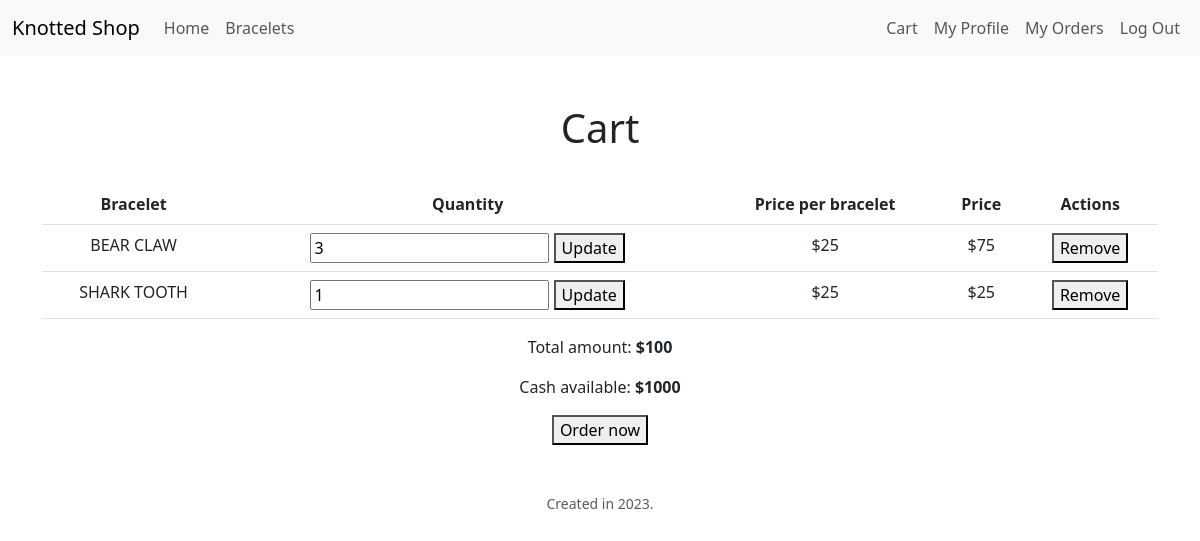
Before: /cart (signed in) with the older database file.
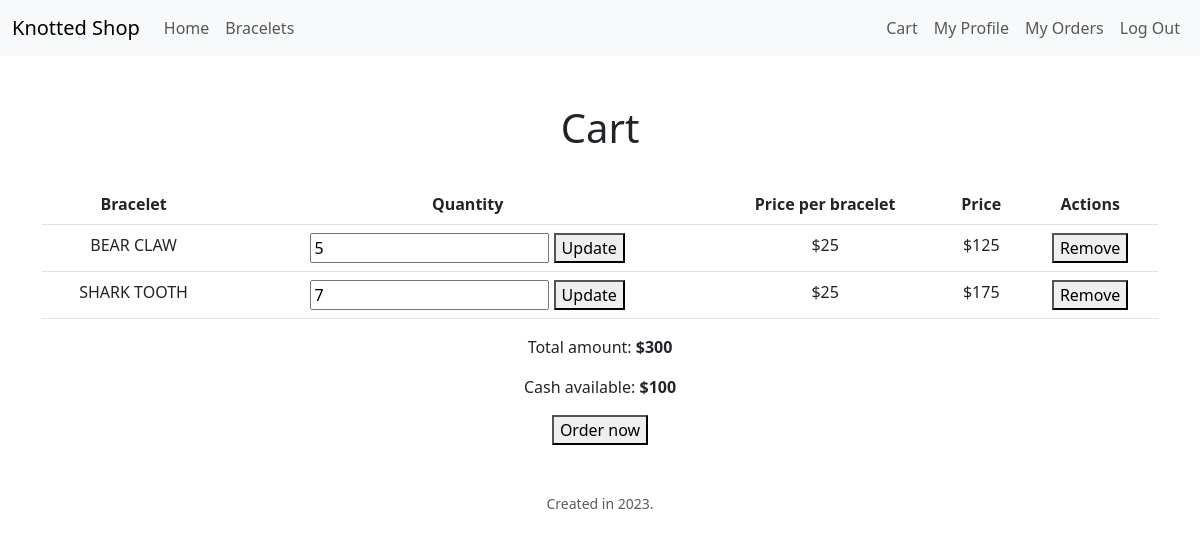
After: the same page with the newer database file.
### tables this page shows
CREATE TABLE products (
id INTEGER PRIMARY KEY NOT NULL UNIQUE,
name TEXT NOT NULL,
descr TEXT,
price INTEGER NOT NULL,
quantity INTEGER NOT NULL);

CREATE TABLE users (
id INTEGER PRIMARY KEY NOT NULL UNIQUE,
first_name TEXT NOT NULL,
last_name TEXT NOT NULL,
username TEXT NOT NULL UNIQUE,
hash TEXT NOT NULL,
email TEXT NOT NULL UNIQUE,
address_id INTEGER,
last_login_date DATE, cash INTEGER DEFAULT 1000);

### app.py (the view)
@app.route("/cart")
def cart():
    conn = get_database_connection()
    cur = conn.cursor()
    cart_data = cur.execute("""SELECT products.id AS id, products.name, SUM(cart.quantity) AS quantity, products.price
        FROM products
        JOIN cart ON products.id = cart.product_id
        JOIN users ON cart.user_id = users.id
        WHERE users.id = 1
        GROUP BY products.name;""").fetchall()
    rows = cur.execute("""SELECT products.price, cart.quantity
        FROM products
        JOIN cart ON products.id = cart.product_id
        JOIN users ON cart.user_id = users.id
        WHERE users.id = ?""", (session['user_id'],)).fetchall()
    total = 0
    for row in rows:
        total += row['price'] * row['quantity']
    row = cur.execute("SELECT cash FROM users WHERE id = ?;", (session["user_id"], )).fetchone()
    conn.close()
    return render_template("cart.html", cart_data=cart_data, total_amount=total, cash=row["cash"])

### app.py (called while the page is built)
@app.after_request
def after_request(response):
    response.headers["Cache-Control"] = "no-cache, no-store, must-revalidate"
    response.headers["Expires"] = 0
    response.headers["Pragma"] = "no-cache"
    return response

def get_database_connection():
    conn = sqlite3.connect("paracord.db")
    conn.row_factory = sqlite3.Row
    return conn

### templates/cart.html (shortened to what this page needs)
{% extends "layout.html" %}
{% block main %}
    <h1>Cart</h1><br>
    <div class="container">
        <table class="table">
            <thead>
                <tr>
                    <th scope="col">Bracelet</th>
                    <th scope="col">Quantity</th>
                    <th scope="col">Price per bracelet</th>
                    <th scope="col">Price</th>
                    <th scope="col">Actions</th>
                </tr>
            </thead>
            <tbody>
                {% for product in cart_data %}
                    <tr>
                        <td>{{ product["name"] }}</td>
                        <td>
                            <form action="/update_quantity" method="POST">
                                <input type="number" name="quantity" value="{{ product['quantity'] }}" min="1">
                                <button type="submit">Update</button>
                            </form>
                        </td>
                        <td>${{ product["price"] }}</td>
                        <td>${{ product["quantity"] * product["price"] }}</td>
                        <td>
                            <form action="/remove_product" method="POST">
                                <button type="submit">Remove</button>
                            </form>
                        </td>
                    </tr>
                {% endfor %}
            </tbody>
        </table>
        <p>Total amount: <strong>${{ total_amount }}</strong></p>
        <p>Cash available: <strong>${{ cash }}</strong></p>
        <form action="/order" method="POST">
            <button type="submit">Order now</button>
        </form>
    </div>
{% endblock %}

### templates/layout.html (shortened to what this page needs)
<!DOCTYPE html>
<html lang="en">
<head>
    <link href="https://cdn.jsdelivr.net/npm/bootstrap@5.3.0/dist/css/bootstrap.min.css" rel="stylesheet">
</head>
<body>
    <nav class="navbar navbar-expand-lg bg-body-tertiary" style="background-color: #7497af;">
        <div class="container-fluid">
          <a class="navbar-brand" href="/">Knotted Shop</a>
          <div class="collapse navbar-collapse" id="navbarNav">
            <ul class="navbar-nav me-auto">
              <li class="nav-item">
                <a class="nav-link" href="/">Home</a>
              </li>
              <li class="nav-item">
                <a class="nav-link" href="/products">Bracelets</a>
              </li>
            </ul>
              {% if session["user_id"] %}
                <ul class="navbar-nav ms-auto">
                  <li class="nav-item">
                    <a class="nav-link" href="/cart">Cart</a>
                  </li>
                  <li class="nav-item">
                      <a class="nav-link" href="/profile">My Profile</a>
                  </li>
                  <li class="nav-item">
                    <a class="nav-link" href="/order">My Orders</a>
                </li>
                  <li class="nav-item ">
                    <a class="nav-link" href="/logout">Log Out</a>
                  </li>
                </ul>
              {% endif %}
          </div>
        </div>
      </nav>
    <main class="container-fluid py-5 text-center">
        {% block main %}
        {% endblock %}
    </main>
    <footer class="mb-5 small text-center text-muted">
        Created in 2023.
    </footer>
</body>
</html>

Changed rows visible on the page:
no longer on this page (row edited): users: cash "1000"
computed for products "BEAR CLAW": quantity "3" → "5"; product['quantity']*product['price'] "75" → "125"
computed for products "SHARK TOOTH": quantity "1" → "7"; product['quantity']*product['price'] "25" → "175"
Other visible differences:
{{ total_amount }}: "100" → "300"
{{ cash }}: (not shown) → "100"
